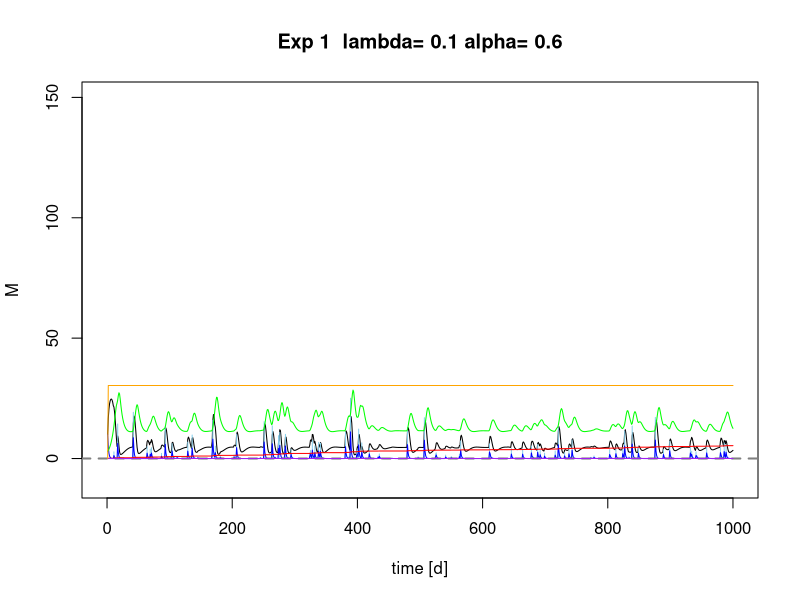
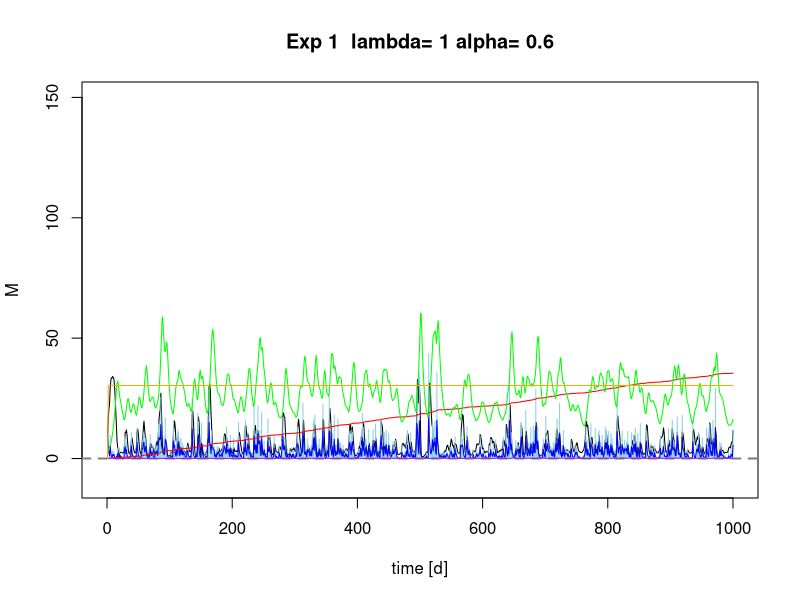
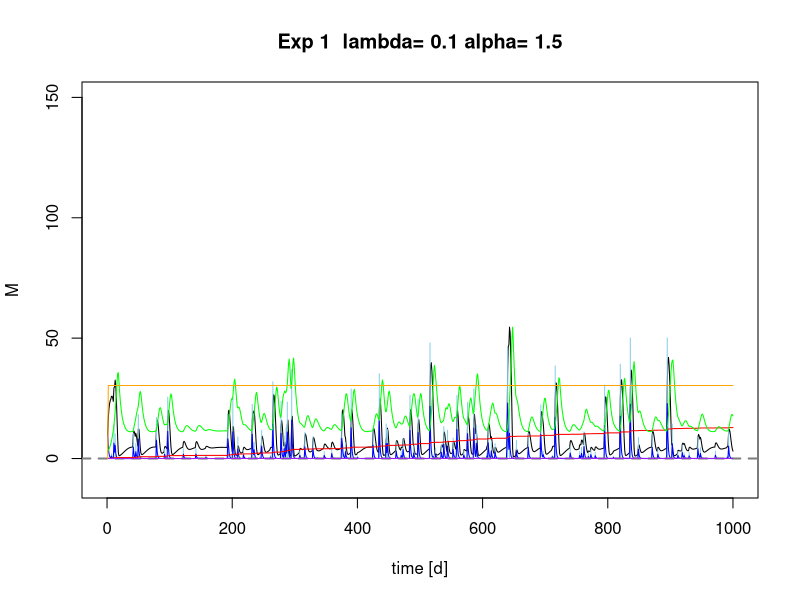
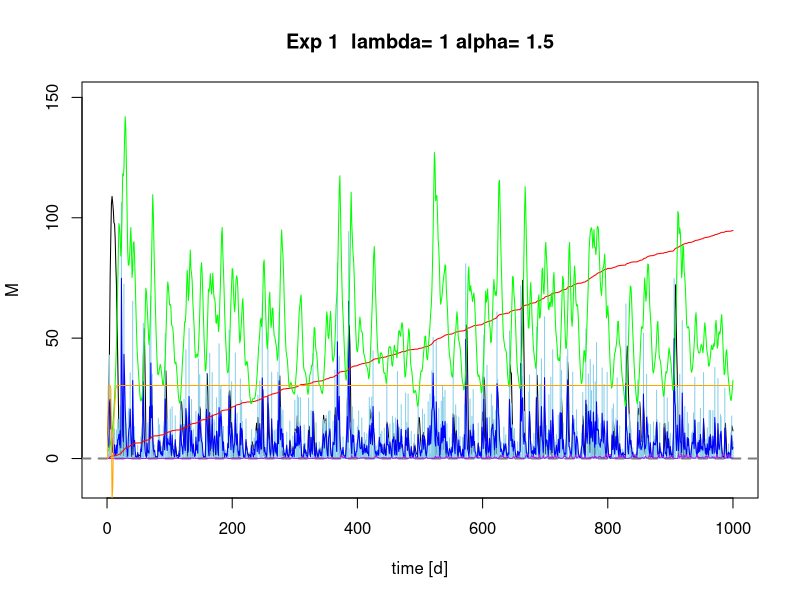
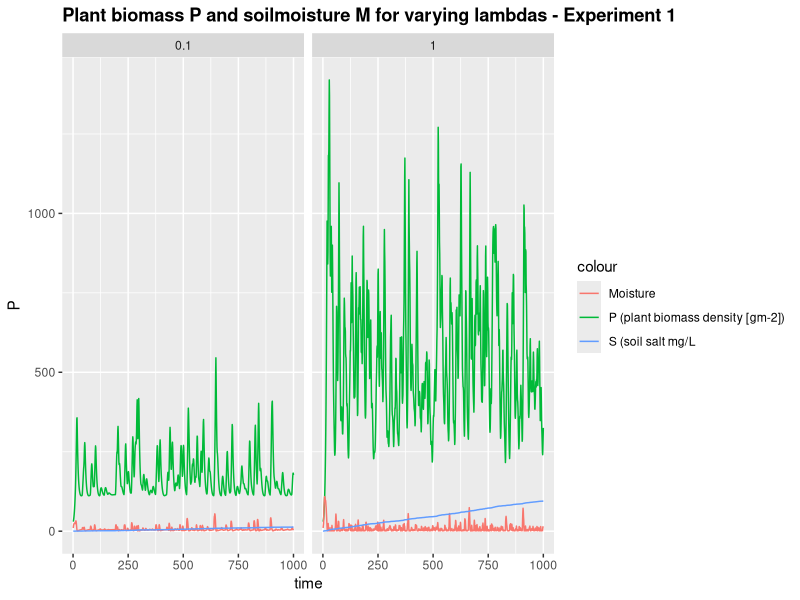
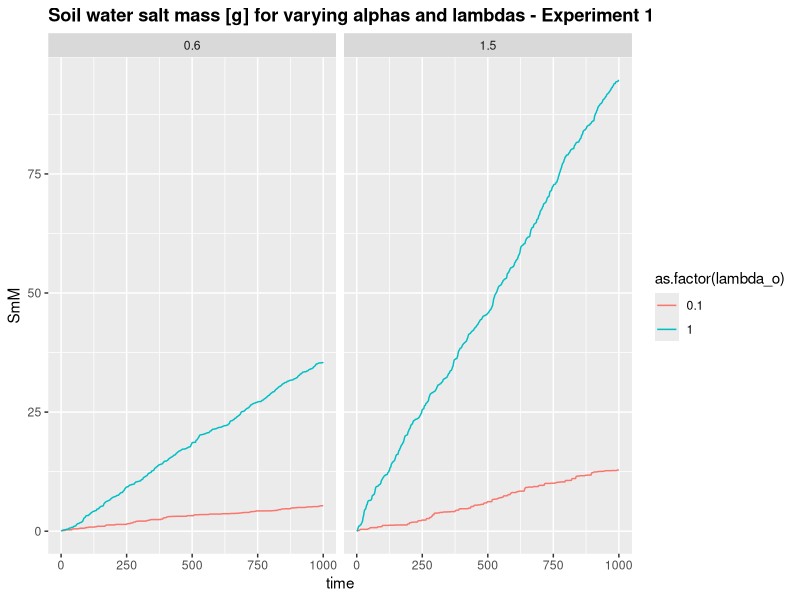
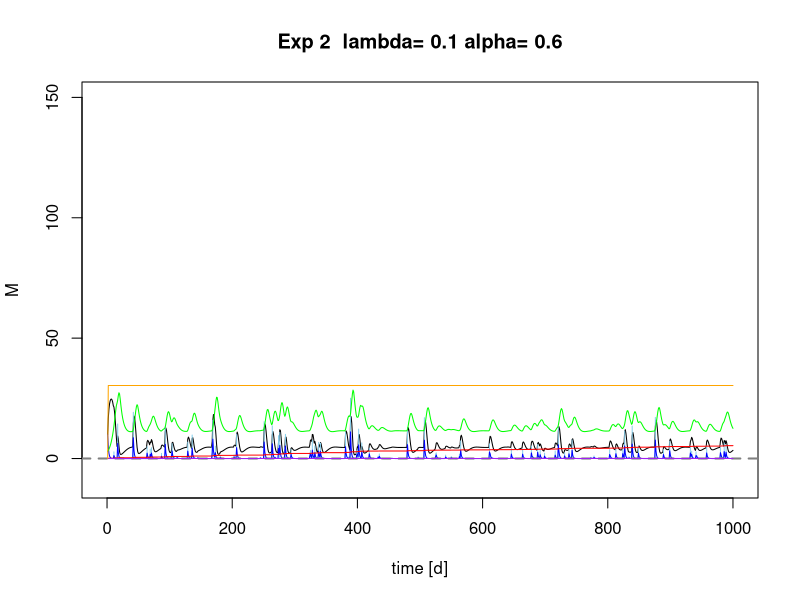
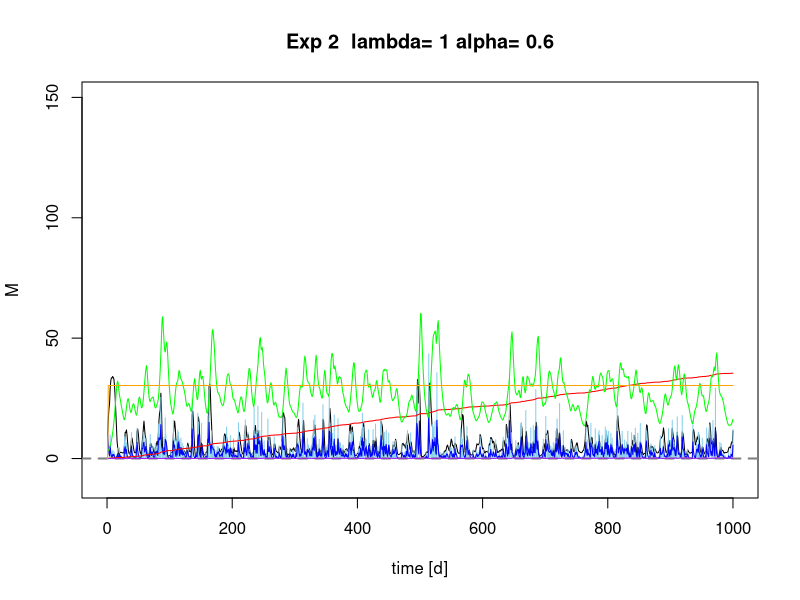

R code for these plots, in order:
## ---- chunk 1

# Sandy Clay Loam
    n<-0.367 # porosity
    # more soil variables for evaporation & losses
    # Hydraulic conductivity
    K_s<-52.08*10 # mm/day
    # campbell's b
    b<-6.4069 # neurotheta sandy clay loam
    # van Genuchten parameters
#     avg <- 0.0521
#     nvg <- 1.237
    s_fc<-0.2677/n # Field capacity
    # This is the bubbling pressure
    psi_s_bar<--1.2E-3 #
 
   h1bar =  -psi_s_bar 
   hb = psi_s_bar*-10^5
 

  Z =1000 # [cm] actual groundwater depth 

# parameters describing the soil
  soilpar <- list(b = b, n = n, s_fc = s_fc, K_s = K_s, 
                psi_s_bar = psi_s_bar, h1bar = h1bar, hb = hb)
    #................................................
    # Vegetation 1 (Grass)
    # paspalum secateum F-I and R-I, 2004

    Zr = 400 # soil depth (cm)   Also Table 2...Fernandez-Illescas and Rodriguez-Iturbe...2001


 # parameters describing the root zone   
  vegpar <- list(Zr = Zr)


# parameters describing plant dynamics and salt features

  alpha_i=0.5 #maximum infiltration rate per day, http://www.fao.org/docrep/s8684e/s8684e0a.htm
         
  k=12 # Saco et al, 2013
  W0=0.2 # Saco et al, 2013
  gmax=0.05 # Saco et al, 2013
  k1=5 # Saco et al, 2013
  c=10  # Saco et al, 2013
  f= 1  # f is the soil salt leaching efficiency (whether some salt is retained)
  ConcConst = 0.01 # ConcConst is the concentration of the salt in the infiltrating water in g/l
  CM.gw = 0.1 # salt concentration in groundwater
  d=0.24 # fraction of plant mortality
  
  par <- list(alpha_i=alpha_i,k=k, W0=W0, gmax=gmax, k1=k1, c=c, f=f, ConcConst=ConcConst, CM.gw= CM.gw, d=d)
## ---- chunk 2
Infil <- function(h,P, par){
  
  I=par$alpha_i*h*(P+par$k*par$W0)/(P+par$k)
  
  return (I)
}
## ---- chunk 3

WU <- function(M,P,par){ 
# using Svir in here means scaling Svir back to M, easier to do at Svir in balances  
#  WU=par$gmax*((M*(1+Svir))/(((M*(1+Svir))+par$k1)))*P 
  WU=par$gmax*(M/((M+par$k1)))*P 
  
  return(WU)
}
## ---- chunk 4

Gr <- function(M,P,par) { 
  
  Gr = par$c*WU(M,P,par)
  
  return(Gr)
}
## ---- chunk 5
Mo <- function(P,par) {
  # needs to be M/Svir because both are "large" numbers
  # you want a number ~1 for multiplication, or <0.1 for addition
  Mo = P*(par$d)
  
  return(Mo)

}
## ---- chunk 6
#******************************************
# based on Salvucci, 1993
L_n <- function(M,Z,soilpar,vegpar) {
   Zr <- vegpar$Zr
   hb <- - soilpar$psi_s_bar*10^5 # (mm?)
#    soilpar$s_fc <- (Z/hb)^(-1/soilpar$b)
   
   s=M/(soilpar$n*vegpar$Zr)
  
   psi = hb*s^-soilpar$b

   m=2 + 3/soilpar$b#5.64  # in Salvucci's paper it is called n, but I called it m here to not confuse it with porosity

q <-((Z/hb)^(-m)-(psi/hb)^(-m))/(1+(psi/hb)^(-m)+(m-1)*(Z/hb)^(-m))#/(soilpar$n*Zr) # 


# Mass flux
flux <- soilpar$K_s*q


return(flux)
}

## ---- chunk 7
balances <- function(Rain, par, plotit=T,
                      soilpar,
                      vegpar){
   

  
# Storage vectors for the daily steps are initialized.

   M <- rep(0,length(Rain)) # soil moisture [mm]
   h <- rep(0,length(Rain)) # infiltration depth [mm]
   P <- rep(0,length(Rain)) #biomass density []
   CM<- rep(0,length(Rain)) # Salt concentration in soil water in g/L or g/mm
   SmI<- rep(0,length(Rain)) # Salt mass in infiltrating water [g]
   SmM <- rep(0,length(Rain)) # Salt mass in soil water [g]
   In <- rep(0,length(Rain)) # infiltration [mm]

   Svir <- rep(0,length(Rain)) # virtual saturation
   flux<- rep(0,length(Rain)) # drainage and capillary rise flux, according to sign



# Initial values to start the simulation.

   
   M[1] <- 10
   h[1] <- 10 
   P[1] <- 30
   CM[1]<- 0
   Svir[1] <- M[1]



# We decided to split the numerical calculations for the daily into 12 substeps.

   deltat <- 12 # split in 12 increments

  
# Storage vectors for the substeps are initialized.

   M_sub <- rep(0,deltat)
   h_sub <- rep(0,deltat)
   I_sub <- rep(0,deltat)
   #Q_sub <- rep(0,deltat)
   WU_sub <-rep(0,deltat) # Water uptake in mm
   P_sub <- rep(0,deltat) 
   Gr_sub <- rep(0,deltat) # Growth of biomass
   Mo_sub<- rep(0,deltat) # Mortality of biomass
   SmI_sub <- rep(0,deltat) 
   SmM_sub<- rep(0,deltat) 
   CM_sub<- rep(0,deltat) 
  Svir_sub <- rep(0,deltat) # virtual saturation

   flux_sub<-rep(0,deltat) # calculates leakage loss without evaporation loss

   U_salt <-rep(0,deltat)
   L_salt <-rep(0,deltat)


  
   timeincr= 1/deltat
   
  for (t in 2:length(Rain)){
    
    for (tt in 1:(deltat-1)) {
      
      h.old <- ifelse(tt==1,h[t-1],h_sub[tt])
      P.old <- ifelse(tt==1,P[t-1],P_sub[tt])
      M.old <- ifelse(tt==1,M[t-1],M_sub[tt])
      SmI.old <-ifelse(tt==1,SmI[t-1],SmI_sub[tt])
      CM.old <-ifelse(tt==1,CM[t-1],CM_sub[tt])
      Svir.old <-ifelse(tt==1,Svir[t-1],Svir_sub[tt])


# Balance for water depth on soil


 # Balance for water depth on soil
  h_sub[tt+1] <- h.old + ifelse(tt==1,(10*Rain[t]),0) 
      #- Infil(h.old, P.old,par)*timeincr

  # Infiltration
  par$alpha_i <- ifelse(h_sub[tt+1]<soilpar$K_s*timeincr, 1,
                      (1-(h_sub[tt+1]-soilpar$K_s*timeincr)/h_sub[tt+1]))
  # Calculate infiltration and recalculate h_sub   
  I_sub[tt] <- Infil(h.old, P.old,par)*timeincr
  h_sub[tt+1] <- h_sub[tt+1] - I_sub[tt] 

 
      
# Now do all plant uptake and growth
# water uptake by plants: include infiltration in available water

      WU_sub[tt] <- WU(M=Svir.old,P.old,par)*timeincr 
      
      # growth rate
      Gr_sub[tt] <- Gr(M=Svir.old, P.old,par)*timeincr 
      # Mortality
      Mo_sub[tt]<- Mo(P.old, par)*timeincr
      # calculate plant biomass balance
      P_sub[tt + 1] <- P.old + Gr_sub[tt]- Mo_sub[tt] 
      
      
# re-calculate water balance
# 2. before leaching
      M_sub[tt + 1] <- M.old + I_sub[tt] - WU_sub[tt] #- L_sub[tt] 

# Calculate salt concentration in the soil

 # 3. calculate leaching and capillary rise amount
  flux_sub[tt+1]<-do.call(L_n,list(M=M_sub[tt+1],Z=Z, soilpar=soilpar,vegpar=vegpar))

# 4. final adjust soil moisture for leaching or capillary rise
 
   M_sub[tt + 1] <-  M_sub[tt + 1] + flux_sub[tt+1]*timeincr


# calculate saltbalance

# Salt leaching
    L_salt[tt+1] <- ifelse(flux_sub[tt+1]<0, par$f*CM_sub[tt+1]*flux_sub[tt+1]*timeincr,0) # leaching of salt

# salt uplfow
    U_salt[tt+1] <- ifelse(flux_sub[tt+1]>0, par$CM.gw*flux_sub[tt+1]*timeincr,0) # rise of salt

# salt mass coming in with infiltration
      SmI_sub[tt+1]<- SmI.old + I_sub[tt]*par$ConcConst 

#salt mass in soil
     SmM_sub[tt+1] <- SmI_sub[tt+1] + U_salt[tt+1] - L_salt[tt+1]
# salt concentration in soil
   CM_sub[tt+1]<- (SmM_sub[tt+1]/M_sub[tt+1])*(1/58.44) # 
    
# Virtual saturation (Shah et al., 2012), here in [mm] to be in the same unit as M
    Svir_sub[tt + 1]<-soilpar$n*vegpar$Zr*((soilpar$h1bar*10^-1)^(1/soilpar$b))*
                     ((soilpar$h1bar*10^-1)*(M_sub[tt + 1]/
                       (soilpar$n*vegpar$Zr))^(-soilpar$b)
                       +(3.6*CM_sub[tt + 1]))^(-1/soilpar$b)

    } 
  
# Aggregating the substep results to daily values.

    P[t] = P_sub[deltat]
    M[t] = M_sub[deltat]
    h[t] = h_sub[deltat]
    CM[t] = CM_sub[deltat]
    SmM[t] = SmM_sub[deltat] 
    SmI[t]=SmI_sub[deltat]
    In[t]= sum(I_sub)
    flux[t] = sum(flux_sub)
    Svir[t] = Svir_sub[deltat]

}


# Plotting
 
if (plotit==T) {  
  plot(M, type="l",ylim=c(-10,150),xlim=c(0,time),xlab=("time [d]"), main=paste("Exp 1  lambda=", lambda[j],"alpha=", alpha[i]))
  points(Rain*10, type="h", col="skyblue")
   
    lines(h,type="l", col="blue")
    abline(h=0, col="Gray50",lwd=2,lty=2)

    lines(SmM,type="l", col="red")
    lines(CM,type="l", col="purple")
    lines(P/10,type="l", col="green")
    lines(flux,type="l", col="orange")

#  legend("topright",cex=1, pt.cex=0.4, c("Moisture [mm]","Rainfall [mm]*10","overland flow depth[mm] ","salt mass in soil water [g]", "salt concentration in soil water [g/l]", "Plant biomass density [g/m^2]/10"),
#          col=c("black","skyblue","blue","red","purple","green"),lty=1)
 

}

Out <- data.frame(P=P,M=M,h=h, CM=CM, SmM=SmM, In=In, flux=flux, Svir=Svir)
return(Out)
}
## ---- chunk 8
alpha <- c(0.6,1.5) 
lambda <- c(0.1,1)

Store <- list()
sub_store <- list()
time <- 1000
delta <- 0
set.seed(1000)
## ---- chunk 9
# set the mortality value
# source("Rainfall.R")
Precip <- function(time,alpha,lambda,delta) {
  # generate a vector of times between rainfall events > delta
  f_P<-floor(rexp(time,lambda*exp(-delta/alpha))) # vector of times between rainfall occurrences (equation 4 & 8)
  # generate a binary vector from this (impulse function)
  binary.vec <- unlist(lapply(1:time,function(i) c(rep(0,f_P[i]),1)))
  R <- rexp(length(binary.vec),1/alpha)*binary.vec 
  return(R[1:time])
}

    for (i in 1:length(alpha)) {
  
for (j in 1:length(lambda)) {
      # generate the rainfall
    Rain <- Precip(time,alpha[i],lambda[j],delta)
    Rainlist <- data.frame(Precip(time,alpha[i],lambda[j],delta))
  
    sub_store[[j]] <-data.frame(alpha_o=rep(alpha[i],time),
                                lambda_o=rep(lambda[j],time),
                                balances(Rain,plotit=T, par=par,
                                soilpar, vegpar))
  }
  Store[[i]] <- sub_store
}
## ---- chunk 10
require(ggplot2)
lambda_sum <- do.call(rbind,Store[][[2]])
lambda_sum$time <- rep(1:time,length(lambda))

pl <- ggplot(lambda_sum,aes(x=time,y=P, colour="P (plant biomass density [gm-2])")) + geom_line()
pl  <- pl + geom_line(aes(x=time,y=M, colour="Moisture"))  
pl <- pl +  facet_wrap(~lambda_o)   #, colour=lambda_o (put this in aes-brackets) 
pl  + ggtitle("Plant biomass P and soilmoisture M for varying lambdas - Experiment 1") +  geom_line(aes(x=time, y=SmM, colour= "S (soil salt mg/L")) + theme(plot.title = element_text(lineheight=.8, face="bold"))
## ---- chunk 11
lambda_sum_all <- do.call(rbind,do.call(rbind,Store))
lambda_sum_all$time <- rep(rep(1:time,length(lambda)),length(alpha))


pa <- ggplot(lambda_sum_all,aes(x=time,y=SmM,col=as.factor(lambda_o))) + geom_line(linetype=1) 
# pa <- pa + + scale_color_gradient(low="blue", high="red")
pa <- pa  + facet_wrap(~alpha_o) + ggtitle("Soil water salt mass [g] for varying alphas and lambdas - Experiment 1") + theme(plot.title = element_text(lineheight=.8, face="bold"))
pa  
## ---- chunk 12
h1P<- lambda_sum$P
h1M <-lambda_sum$M
h1SmM<-lambda_sum$SmM
h1CM<-lambda_sum$CM

## ---- chunk 13

Gr <- function(M,P,par) { 
  
  Gr = par$c*WU(M,P,par)
  
  return(Gr)
}
## ---- chunk 14
Mo <- function(P,M,Svir,par) {
  # needs to be M/Svir because both are "large" numbers
  # you want a number ~1 for multiplication, or <0.1 for addition
  Mo = P*(par$d*(M/Svir))
  
  return(Mo)

}
## ---- chunk 15
balances <- function(Rain, par, plotit=T,
                      soilpar,
                      vegpar){
   

  
# Storage vectors for the daily steps are initialized.

   M <- rep(0,length(Rain)) # soil moisture [mm]
   h <- rep(0,length(Rain)) # infiltration depth [mm]
   P <- rep(0,length(Rain)) #biomass density []
   CM<- rep(0,length(Rain)) # Salt concentration in soil water in g/L or g/mm
   SmI<- rep(0,length(Rain)) # Salt mass in infiltrating water [g]
   SmM <- rep(0,length(Rain)) # Salt mass in soil water [g]
   In <- rep(0,length(Rain)) # infiltration [mm]

   Svir <- rep(0,length(Rain)) # virtual saturation
   flux<- rep(0,length(Rain)) # drainage and capillary rise flux, according to sign



# Initial values to start the simulation.

   
   M[1] <- 10
   h[1] <- 10 
   P[1] <- 30
   CM[1]<- 0
   Svir[1] <- M[1]



# We decided to split the numerical calculations for the daily into 12 substeps.

   deltat <- 12 # split in 12 increments

  
# Storage vectors for the substeps are initialized.

   M_sub <- rep(0,deltat)
   h_sub <- rep(0,deltat)
   I_sub <- rep(0,deltat)
   #Q_sub <- rep(0,deltat)
   WU_sub <-rep(0,deltat) # Water uptake in mm
   P_sub <- rep(0,deltat) 
   Gr_sub <- rep(0,deltat) # Growth of biomass
   Mo_sub<- rep(0,deltat) # Mortality of biomass
   SmI_sub <- rep(0,deltat) 
   SmM_sub<- rep(0,deltat) 
   CM_sub<- rep(0,deltat) 
  Svir_sub <- rep(0,deltat) # virtual saturation

   flux_sub<-rep(0,deltat) # calculates leakage loss without evaporation loss

   U_salt <-rep(0,deltat)
   L_salt <-rep(0,deltat)


  
   timeincr= 1/deltat
   
  for (t in 2:length(Rain)){
    
    for (tt in 1:(deltat-1)) {
      
      h.old <- ifelse(tt==1,h[t-1],h_sub[tt])
      P.old <- ifelse(tt==1,P[t-1],P_sub[tt])
      M.old <- ifelse(tt==1,M[t-1],M_sub[tt])
      SmI.old <-ifelse(tt==1,SmI[t-1],SmI_sub[tt])
      CM.old <-ifelse(tt==1,CM[t-1],CM_sub[tt])
      Svir.old <-ifelse(tt==1,Svir[t-1],Svir_sub[tt])


# Balance for water depth on soil

 # Balance for water depth on soil
  h_sub[tt+1] <- h.old + ifelse(tt==1,(10*Rain[t]),0) 
      #- Infil(h.old, P.old,par)*timeincr

  # Infiltration
  par$alpha_i <- ifelse(h_sub[tt+1]<soilpar$K_s*timeincr, 1,
                      (1-(h_sub[tt+1]-soilpar$K_s*timeincr)/h_sub[tt+1]))
  # Calculate infiltration and recalculate h_sub   
  I_sub[tt] <- Infil(h.old, P.old,par)*timeincr
  h_sub[tt+1] <- h_sub[tt+1] - I_sub[tt] 

 
      
      
# Now do all plant uptake and growth
# water uptake by plants: include infiltration in available water

      WU_sub[tt] <- WU(M=Svir.old,P.old,par)*timeincr 
      
      # growth rate
      Gr_sub[tt] <- Gr(M=M.old, P.old,par)*timeincr 
      # Mortality
      Mo_sub[tt]<- Mo(P.old,M=M.old, Svir=Svir.old, par)*timeincr
      # calculate plant biomass balance
      P_sub[tt + 1] <- P.old + Gr_sub[tt]- Mo_sub[tt] 
      
      
# re-calculate water balance
# 2. before leaching
      M_sub[tt + 1] <- M.old + I_sub[tt] - WU_sub[tt] #- L_sub[tt] 

# Calculate salt concentration in the soil

 # 3. calculate leaching and capillary rise amount
  flux_sub[tt+1]<-do.call(L_n,list(M=M_sub[tt+1],Z=Z,soilpar=soilpar,vegpar=vegpar))

# 4. final adjust soil moisture for leaching or capillary rise
 
   M_sub[tt + 1] <-  M_sub[tt + 1] + flux_sub[tt+1]*timeincr


# calculate saltbalance

# Salt leaching
    L_salt[tt+1] <- ifelse(flux_sub[tt+1]<0, par$f*CM_sub[tt+1]*flux_sub[tt+1]*timeincr,0) # leaching of salt

# salt uplfow
    U_salt[tt+1] <- ifelse(flux_sub[tt+1]>0, par$CM.gw*flux_sub[tt+1]*timeincr,0) # rise of salt

# salt mass coming in with infiltration
      SmI_sub[tt+1]<- SmI.old + I_sub[tt]*par$ConcConst 

#salt mass in soil
     SmM_sub[tt+1] <- SmI_sub[tt+1] + U_salt[tt+1] - L_salt[tt+1]
# salt concentration in soil
   CM_sub[tt+1]<- (SmM_sub[tt+1]/M_sub[tt+1])*(1/58.44) # 
    
# Virtual saturation (Shah et al., 2012), here in [mm] to be in the same unit as M
    Svir_sub[tt + 1]<-soilpar$n*vegpar$Zr*((soilpar$h1bar*10^-1)^(1/soilpar$b))*
                     ((soilpar$h1bar*10^-1)*(M_sub[tt + 1]/
                       (soilpar$n*vegpar$Zr))^(-soilpar$b)
                       +(3.6*CM_sub[tt + 1]))^(-1/soilpar$b)

    } 
  
# Aggregating the substep results to daily values.

    P[t] = P_sub[deltat]
    M[t] = M_sub[deltat]
    h[t] = h_sub[deltat]
    CM[t] = CM_sub[deltat]
    SmM[t] = SmM_sub[deltat] 
    SmI[t]=SmI_sub[deltat]
    In[t]= sum(I_sub)
    flux[t] = sum(flux_sub)
    Svir[t] = Svir_sub[deltat]

}


# Plotting
 
if (plotit==T) {  
  plot(M, type="l",ylim=c(-10,150),xlim=c(0,time),xlab=("time [d]"), main=paste("Exp 2  lambda=", lambda[j],"alpha=", alpha[i]))
  points(Rain*10, type="h", col="skyblue")
   
    lines(h,type="l", col="blue")
    abline(h=0, col="Gray50",lwd=2,lty=2)

    lines(SmM,type="l", col="red")
    lines(CM,type="l", col="purple")
    lines(P/10,type="l", col="green")
    lines(flux,type="l", col="orange")

#  legend("topright",cex=1, pt.cex=0.4, c("Moisture [mm]","Rainfall [mm]*10","overland flow depth[mm] ","salt mass in soil water [g]", "salt concentration in soil water [g/l]", "Plant biomass density [g/m^2]/10"),
#          col=c("black","skyblue","blue","red","purple","green"),lty=1)
 

}

Out <- data.frame(P=P,M=M,h=h, CM=CM, SmM=SmM, In=In, flux=flux, Svir=Svir)
return(Out)
}
## ---- chunk 16
alpha <- c(0.6,1.5) 
lambda <- c(0.1,1)

Store <- list()
sub_store <- list()
time <- 1000
delta <- 0
set.seed(1000)
## ---- chunk 17
#source("Rainfall.R")


for (i in 1:length(alpha)) {
  
for (j in 1:length(lambda)) {
    # generate the rainfall
    Rain <- Precip(time,alpha[i],lambda[j],delta)
    Rainlist <- data.frame(Precip(time,alpha[i],lambda[j],delta)) 
    
    sub_store[[j]] <-data.frame(alpha_o=rep(alpha[i],time),
                                lambda_o=rep(lambda[j],time),
                                balances(Rain,plotit=T, par=par,
                                soilpar, vegpar))
  }
  Store[[i]] <- sub_store
}
## ---- chunk 18
require(ggplot2)
lambda_sum <- do.call(rbind,Store[][[2]])
lambda_sum$time <- rep(1:time,length(lambda))

pl <- ggplot(lambda_sum,aes(x=time,y=P, colour="P (plant biomass density [gm-2])")) + geom_line()
pl  <- pl + geom_line(aes(x=time,y=M, colour="Moisture"))  
pl <- pl +  facet_wrap(~lambda_o)   #, colour=lambda_o (put this in aes-brackets) 
pl  + ggtitle("Plant biomass P and soilmoisture M for varying lambdas - Experiment 2") +  geom_line(aes(x=time, y=SmM, colour= "S (soil salt mg/L")) + theme(plot.title = element_text(lineheight=.8, face="bold"))
## ---- chunk 19
lambda_sum_all <- do.call(rbind,do.call(rbind,Store))
lambda_sum_all$time <- rep(rep(1:time,length(lambda)),length(alpha))


pa <- ggplot(lambda_sum_all,aes(x=time,y=SmM,col=as.factor(lambda_o))) + geom_line(linetype=1) 
# pa <- pa + + scale_color_gradient(low="blue", high="red")
pa <- pa  + facet_wrap(~alpha_o) + ggtitle("Soil water salt mass [g] for varying alphas and lambdas - Experiment 2") + theme(plot.title = element_text(lineheight=.8, face="bold"))
pa  
## ---- chunk 20

h2P<- lambda_sum$P
h2M <-lambda_sum$M
h2SmM<-lambda_sum$SmM
h2CM<-lambda_sum$CM

## ---- chunk 21
summary(h1P) # Plant biomass exp 1
summary(h2P) # Plant biomass exp 2
summary(h1M) # soil moisture exp 1
summary(h2M) # soil moisture exp 2
summary(h1SmM) # soil salt mass exp 1
summary(h2SmM) # soil salt mass exp 2
summary(h1CM) # soil salt concentration exp 1
summary(h2CM) # soil salt concentration exp 2
## ---- chunk 22

par(mfrow = c(1,2))
hist(h1P, breaks=10, main = 'Plant biomass Experiment 1')
hist(h2P, breaks=10, main = 'Plant biomass Experiment 2')
hist(h1M, breaks=10,main="Soil moisture Exp 1")
hist(h2M, breaks=10,main="Soil moisture Exp 2")
hist(h1SmM, breaks=10,main="soil salt mass Exp 1")
hist(h2SmM, breaks=10,main="soil salt mass Exp 2")
hist(h1CM, breaks=10, main="Salt concentration in soil Exp 1")
hist(h2CM, breaks=10, main="Salt concentration in soil Exp 2")

## ---- chunk 23
wilcox.test(h1M,h2M) # soil moisture
wilcox.test(h1P,h2P) # plant biomass
wilcox.test(h1SmM,h2SmM) # soil salt mass
wilcox.test(h1CM,h2CM) # soil salt concentration

